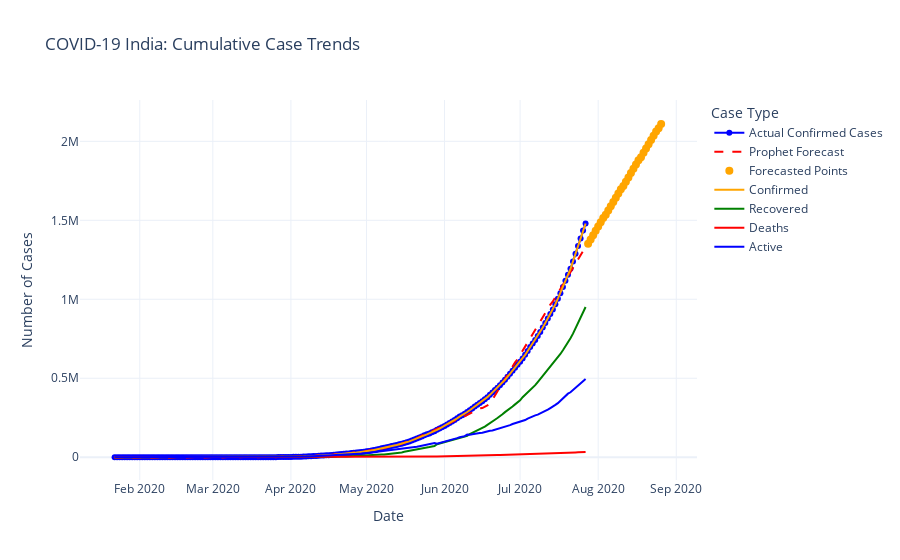

Here is the notebook cell this chart was saved with:
### Code cell
import plotly.graph_objects as go
ig = go.Figure()

fig.add_trace(go.Scatter(
    x=df_india['Date'],
    y=df_india['Confirmed'],
    mode='lines',
    name='Confirmed',
    line=dict(color='orange')
))

fig.add_trace(go.Scatter(
    x=df_india['Date'],
    y=df_india['Recovered'],
    mode='lines',
    name='Recovered',
    line=dict(color='green')
))

fig.add_trace(go.Scatter(
    x=df_india['Date'],
    y=df_india['Deaths'],
    mode='lines',
    name='Deaths',
    line=dict(color='red')
))

fig.add_trace(go.Scatter(
    x=df_india['Date'],
    y=df_india['Active'],
    mode='lines',
    name='Active',
    line=dict(color='blue')
))

fig.update_layout(
    title="COVID-19 India: Cumulative Case Trends",
    xaxis_title="Date",
    yaxis_title="Number of Cases",
    legend_title="Case Type",
    template="plotly_white",
    height=600
)

fig.show()

### Figure 1 — Plotly figure (JSON) as saved in the notebook; plotly's stock layout.template omitted (floating-point values rounded to 4 significant figures; data arrays with more than 128 entries replaced by an {"elided": "..."} marker saying what was removed)
{"data": [{"line": {"color": "blue"}, "mode": "lines+markers", "name": "Actual Confirmed Cases", "type": "scatter", "x": {"elided": "188 str values"}, "y": {"elided": "188 int values"}}, {"line": {"color": "red", "dash": "dash"}, "mode": "lines", "name": "Prophet Forecast", "type": "scatter", "x": {"elided": "218 str values"}, "y": {"elided": "218 float values"}}, {"marker": {"color": "orange", "size": 8}, "mode": "markers", "name": "Forecasted Points", "type": "scatter", "x": ["2020-07-28T00:00:00", "2020-07-29T00:00:00", "2020-07-30T00:00:00", "2020-07-31T00:00:00", "2020-08-01T00:00:00", "2020-08-02T00:00:00", "2020-08-03T00:00:00", "2020-08-04T00:00:00", "2020-08-05T00:00:00", "2020-08-06T00:00:00", "2020-08-07T00:00:00", "2020-08-08T00:00:00", "2020-08-09T00:00:00", "2020-08-10T00:00:00", "2020-08-11T00:00:00", "2020-08-12T00:00:00", "2020-08-13T00:00:00", "2020-08-14T00:00:00", "2020-08-15T00:00:00", "2020-08-16T00:00:00", "2020-08-17T00:00:00", "2020-08-18T00:00:00", "2020-08-19T00:00:00", "2020-08-20T00:00:00", "2020-08-21T00:00:00", "2020-08-22T00:00:00", "2020-08-23T00:00:00", "2020-08-24T00:00:00", "2020-08-25T00:00:00", "2020-08-26T00:00:00"], "y": [1352000.0, 1379000.0, 1406000.0, 1434000.0, 1461000.0, 1488000.0, 1514000.0, 1535000.0, 1562000.0, 1589000.0, 1616000.0, 1643000.0, 1671000.0, 1697000.0, 1717000.0, 1744000.0, 1772000.0, 1799000.0, 1826000.0, 1853000.0, 1880000.0, 1900000.0, 1927000.0, 1954000.0, 1982000.0, 2009000.0, 2036000.0, 2063000.0, 2083000.0, 2110000.0]}, {"line": {"color": "orange"}, "mode": "lines", "name": "Confirmed", "type": "scatter", "x": {"elided": "188 str values"}, "y": {"elided": "188 int values"}}, {"line": {"color": "green"}, "mode": "lines", "name": "Recovered", "type": "scatter", "x": {"elided": "188 str values"}, "y": {"elided": "188 int values"}}, {"line": {"color": "red"}, "mode": "lines", "name": "Deaths", "type": "scatter", "x": {"elided": "188 str values"}, "y": {"elided": "188 int values"}}, {"line": {"color": "blue"}, "mode": "lines", "name": "Active", "type": "scatter", "x": {"elided": "188 str values"}, "y": {"elided": "188 int values"}}], "layout": {"autosize": true, "legend": {"title": {"text": "Case Type"}}, "title": {"text": "COVID-19 India: Cumulative Case Trends"}, "xaxis": {"autorange": true, "range": ["2020-01-08 15:48:16.9714", "2020-09-08 17:18:07.5289"], "title": {"text": "Date"}, "type": "date"}, "yaxis": {"autorange": true, "range": [-141400.0, 2259000.0], "title": {"text": "Number of Cases"}, "type": "linear"}}}
